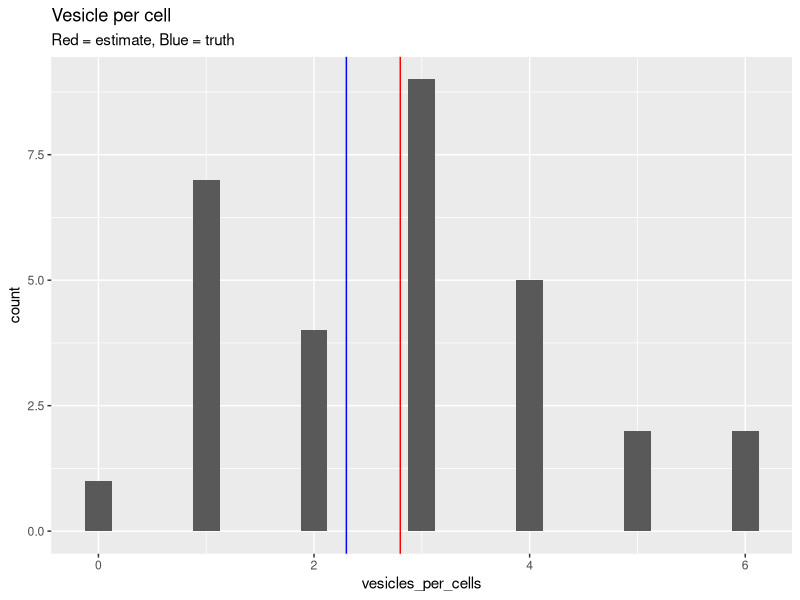
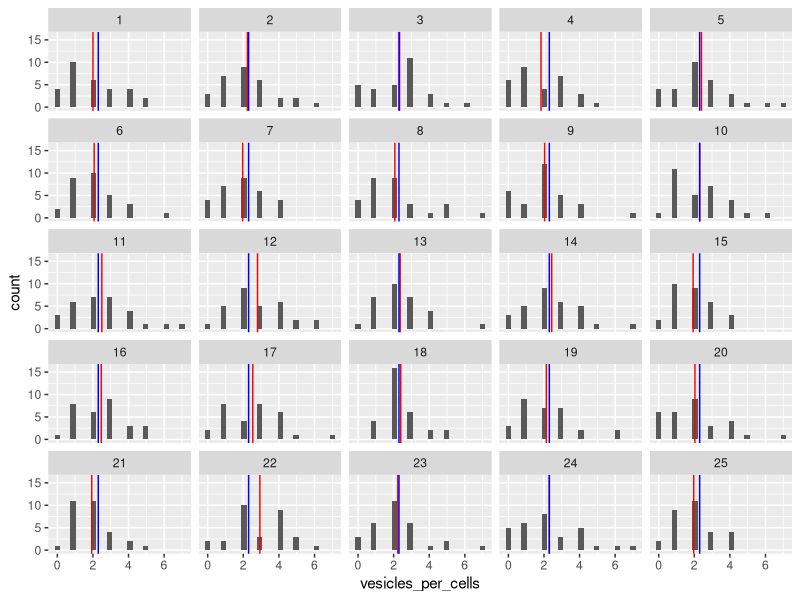
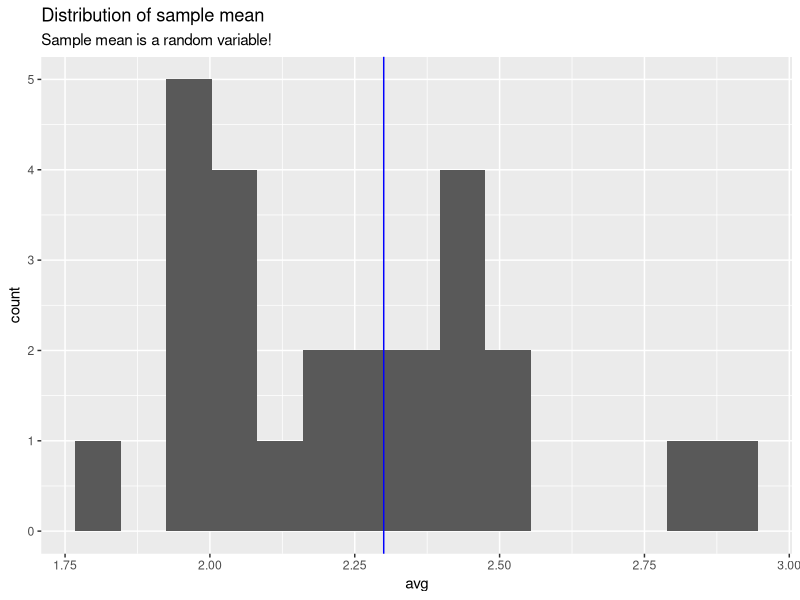
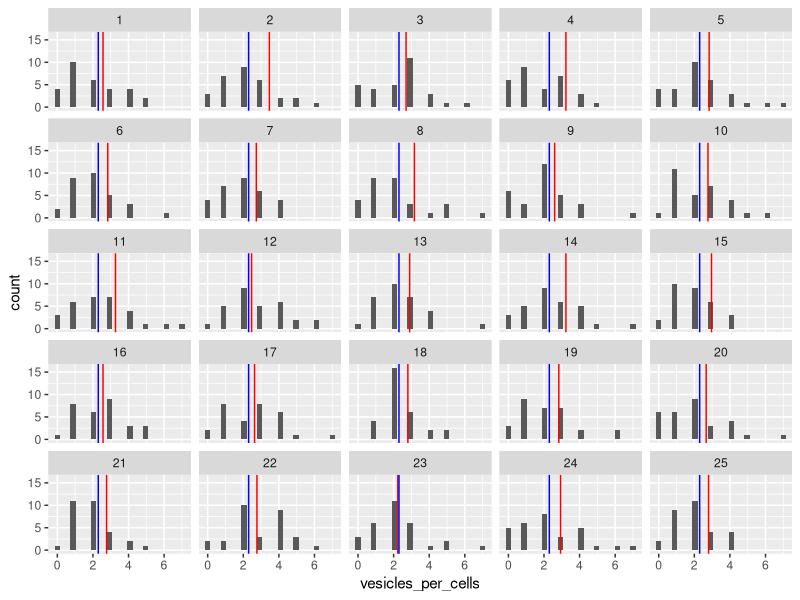
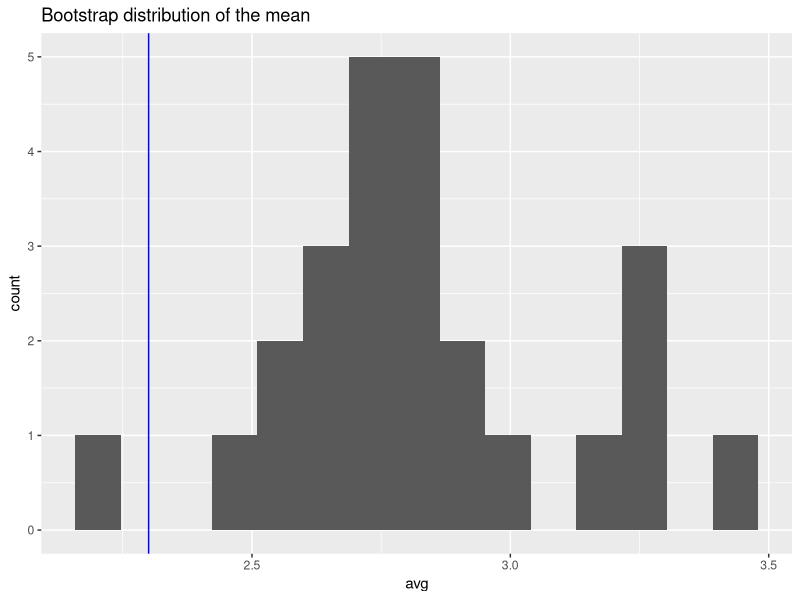
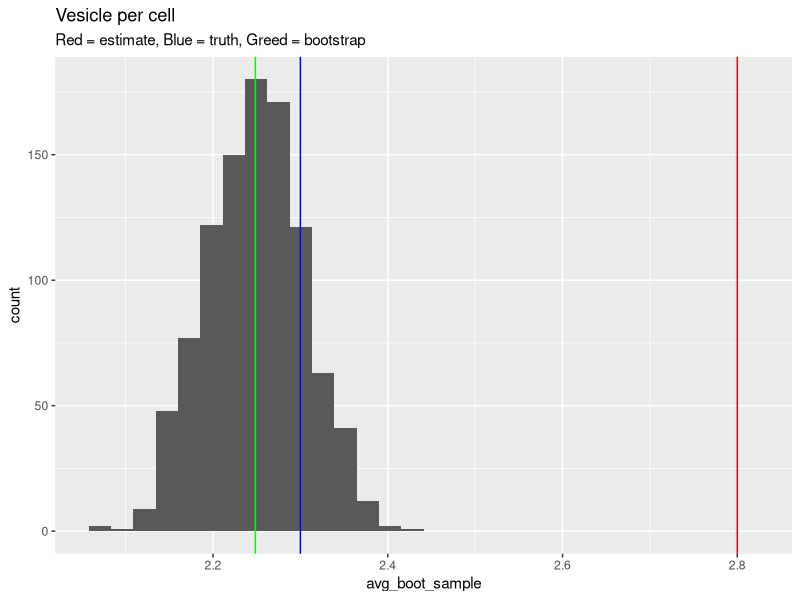
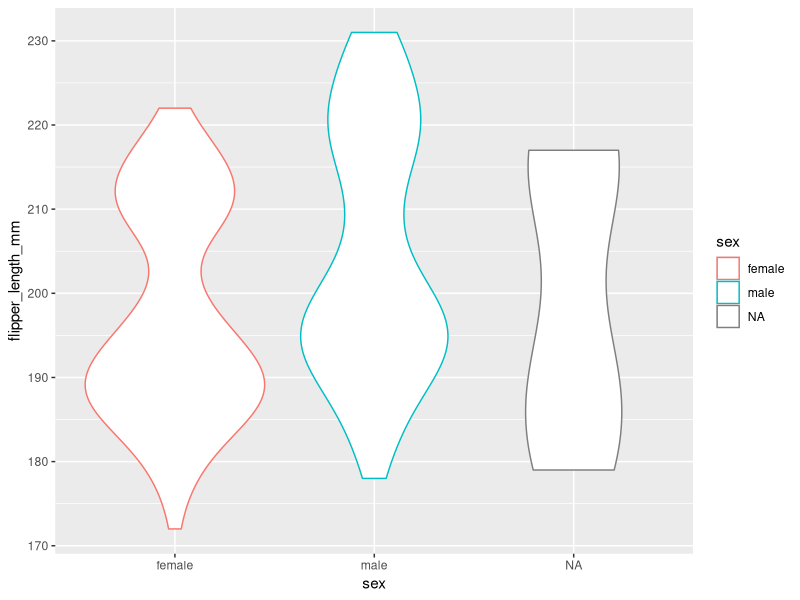
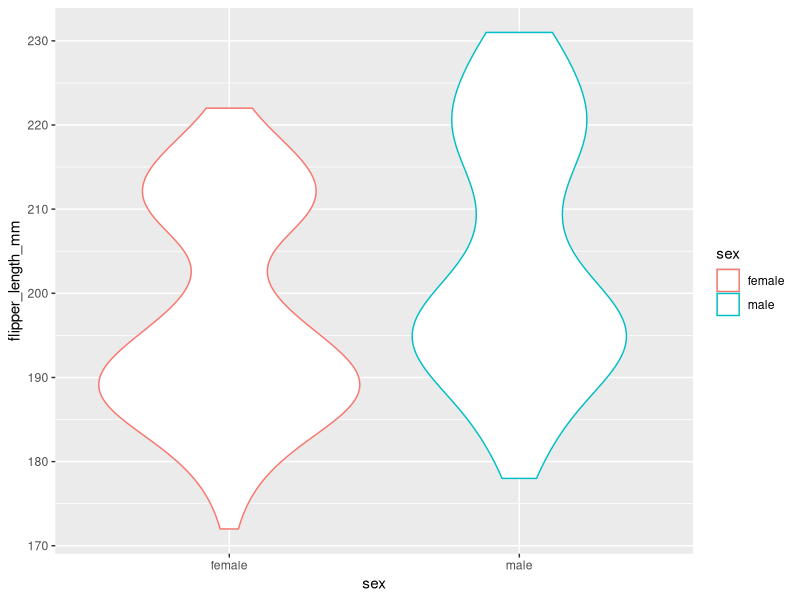

Source code (R) for these figures, in order:
## ---- chunk 1
rm(list=ls())
library(ggplot2)
library(tidyverse)
# ![Today's class](information_hose.jpg)
## ---- chunk 2
n_obs = 30
true_mean_vesicles_per_cell = 2.3; 
vesicles_per_cells = rpois(n_obs,true_mean_vesicles_per_cell)
myexperiment = data.frame(vesicles_per_cells)
avg_v_per_cell = mean(vesicles_per_cells)
## ---- chunk 3
ggplot(myexperiment,aes(x=vesicles_per_cells)) + 
  geom_histogram(bins=25) + 
  geom_vline(xintercept = avg_v_per_cell,color="red") + 
  geom_vline(xintercept = true_mean_vesicles_per_cell,color="blue") + 
  ggtitle("Vesicle per cell","Red = estimate, Blue = truth")

## ---- chunk 4
# number of replcia
replicas = 25
vesicles_per_cells = rpois(n_obs*replicas,true_mean_vesicles_per_cell)

# create a factor to say what experiment this is and bind to a data.frame
experiment_id = gl(replicas,n_obs)
myexperiment_replicas = data.frame(vesicles = vesicles_per_cells,replica = experiment_id)
## ---- chunk 5
avg_per_replica = by(vesicles_per_cells,experiment_id,mean)
df.avg = data.frame(replica=factor(levels(experiment_id)),avg=as.vector(avg_per_replica))


ggplot(myexperiment_replicas,aes(vesicles_per_cells)) + 
  geom_histogram(bins=25) + facet_wrap(~replica) + 
  geom_vline(data=df.avg, aes(xintercept = avg),color="red") + 
  geom_vline(xintercept = true_mean_vesicles_per_cell,color="blue") 

## ---- chunk 6
ggplot(df.avg,aes(x=avg)) + 
  geom_histogram(bins=15) + 
  geom_vline(xintercept = true_mean_vesicles_per_cell,color="blue") +
  ggtitle("Distribution of sample mean","Sample mean is a random variable!")

## ---- chunk 7
# sample from the sample 
sampleFromTheSample = sample(myexperiment$vesicles_per_cells,n_obs*replicas,replace=TRUE)
df.bootstrap = data.frame(vesicles = sampleFromTheSample,replica=experiment_id)
## ---- chunk 8
# this time I'm using tydiverse instead of standard "by"
avg_per_replica = df.bootstrap %>%
                    group_by(replica) %>%
                    summarise(mean = mean(vesicles))

df.boot.avg = data.frame(replica=factor(levels(experiment_id)),avg=avg_per_replica$mean)
ggplot(df.bootstrap,aes(vesicles_per_cells)) + 
  geom_histogram(bins=25) + 
  facet_wrap(~replica) + 
   geom_vline(data=df.boot.avg, aes(xintercept = avg),color="red") + 
   geom_vline(xintercept = true_mean_vesicles_per_cell,color="blue") 
## ---- chunk 9
ggplot(df.boot.avg,aes(x=avg)) + 
  geom_histogram(bins=15) + 
  geom_vline(xintercept = true_mean_vesicles_per_cell,color="blue") + 
  ggtitle("Bootstrap distribution of the mean")
## ---- chunk 10
# one way of doing this, use a for loop. 
avg_boot_sample = array(NA,1000)
for (i in 1:length(avg_boot_sample)){
  bootsample = sample(vesicles_per_cells,replace=TRUE)
  avg_boot_sample[i]=mean(bootsample)
}
mean(avg_boot_sample)
sd(avg_boot_sample)
quantile(avg_boot_sample,c(0.025,0.975))
ggplot(data.frame(avg_boot_sample),aes(avg_boot_sample)) + geom_histogram() + 
  geom_vline(xintercept = avg_v_per_cell,color="red") + 
  geom_vline(xintercept = mean(avg_boot_sample),color="green") + 
  geom_vline(xintercept = true_mean_vesicles_per_cell,color="blue") + 
  ggtitle("Vesicle per cell","Red = estimate, Blue = truth, Greed = bootstrap")


## ---- chunk 11
library(palmerpenguins)
ggplot(penguins,aes(x=sex,y=flipper_length_mm,color=sex)) + geom_violin()

# clean NAs
sum(is.na(penguins$sex))
penguins_clean = penguins[!is.na(penguins$sex),]

# penguins_clean = penguins %>% filter(!is.na(sex))

ggplot(penguins_clean,aes(x=sex,y=flipper_length_mm,color=sex)) + 
  geom_violin()


## ---- chunk 12
# to make code more readable, create an indicator variable
is_female = penguins_clean$sex=="female"

avg_female = mean(penguins_clean$flipper_length_mm[is_female])
avg_male = mean(penguins_clean$flipper_length_mm[!is_female])
diff_flipper_length= avg_female - avg_male

print(paste("Flipper lenth difference between male and female is: ",diff_flipper_length))
print("Is is REAL?")
## ---- chunk 13
individual_diff_from_mean = array(NA,nrow(penguins_clean))

individual_diff_from_mean[is_female] = penguins_clean$flipper_length_mm[is_female] - avg_female
individual_diff_from_mean[!is_female] = penguins_clean$flipper_length_mm[!is_female] - avg_male

# add to the data_frame
penguins_clean_diff = cbind(penguins_clean,individual_diff_from_mean)

#plot
ggplot(penguins_clean_diff,aes(x=individual_diff_from_mean)) + geom_histogram()

ggplot(penguins_clean_diff,aes(x=sex,y=individual_diff_from_mean)) + geom_violin()
ggplot(penguins_clean_diff,aes(x=sex,y=individual_diff_from_mean,color=island)) + geom_violin()
## ---- chunk 14
avg_by_sex_and_island = penguins_clean %>% 
                            group_by(sex,island) %>% 
                            summarise(avg=mean(flipper_length_mm))

individual_diff_from_mean = array(NA,nrow(penguins_clean))
for (i in seq(nrow(avg_by_sex_and_island))) {
  ix = which(penguins_clean$sex==avg_by_sex_and_island$sex[i] &
             penguins_clean$island==avg_by_sex_and_island$island[i])
  individual_diff_from_mean[ix]=penguins_clean$flipper_length_mm[ix] - avg_by_sex_and_island$avg[i] 
}


## ---- chunk 15
penguins_clean_diff = cbind(penguins_clean,individual_diff_from_mean)

#plot
ggplot(penguins_clean_diff,aes(x=individual_diff_from_mean)) + geom_histogram()

ggplot(penguins_clean_diff,aes(x=sex,y=individual_diff_from_mean)) + geom_violin()
ggplot(penguins_clean_diff,aes(x=sex,y=individual_diff_from_mean,color=island)) + geom_violin()
## ---- chunk 16
avg_by_sex_and_island = penguins_clean %>% 
                            group_by(sex,island) %>% 
                            summarise(avg=mean(flipper_length_mm))

diff_flipper_length= mean(avg_by_sex_and_island$avg[avg_by_sex_and_island$sex=="female"] - 
                     avg_by_sex_and_island$avg[avg_by_sex_and_island$sex=="male"])

print(paste("Flipper lenth difference between male and female accounting for island is: ",diff_flipper_length))
print("Is is REAL?")
## ---- chunk 17
sex_diff = function(png) {
  avg_by_sex_and_island = png %>% 
                            group_by(sex,island) %>% 
                            summarise(avg=mean(flipper_length_mm))

  diff_flipper_length= mean(avg_by_sex_and_island$avg[avg_by_sex_and_island$sex=="female"] - 
                     avg_by_sex_and_island$avg[avg_by_sex_and_island$sex=="male"])
  return(diff_flipper_length)
}

iter=1000
boot_diff = array(NA,iter)
for (i in seq(iter)) {
  smpl_ix = sample(nrow(penguins_clean),replace = TRUE)
  # create sample from sample dataframe
  png_boot = penguins_clean[smpl_ix,]
  boot_diff[i]=sex_diff(png_boot)
}
## ---- chunk 18
ggplot(data.frame(flipper_difference = boot_diff),aes(x=flipper_difference)) + 
  geom_histogram()
## ---- chunk 19
n_obs = 20; 
neuron.spike.rate = rnorm(n_obs);
eye.blinking = neuron.spike.rate+rnorm(n_obs,0,2)
myexperiment = data.frame(neuron.spike.rate=neuron.spike.rate, eye.blinking=eye.blinking)

head(myexperiment)


## ---- chunk 20
ggplot(myexperiment,aes(x=neuron.spike.rate,y=eye.blinking)) + geom_point() + geom_smooth(method=lm)

myslope <- function(x,y) {
  mdl =lm(y ~ x)
  slp=mdl$coef[[2]]
  return(slp)
}

real_slope = myslope(neuron.spike.rate,eye.blinking)
real_slope

## ---- chunk 21
# here is where the magic happens
# if they are not correlated, 
# it didn't matter if the are paired or not. 
#So we shuffle one of them.  
perm_indx = sample(n_obs,replace=FALSE)
perm_blink = eye.blinking[perm_indx];

# add to dataframe with an indicator
indicator = as.factor(c(array("perm",n_obs),array("real",n_obs)))
neuron = c(neuron.spike.rate,neuron.spike.rate)
blink = c(perm_blink,eye.blinking)
myexperiment = data.frame(indicator,neuron,blink)

ggplot(myexperiment,aes(x=neuron,y=blink,col=indicator)) + geom_point(aes(color=indicator)) +geom_smooth(method=lm)


## ---- chunk 22
perm_slopes = array(NA,dim=1000)
for (i in 1:length(perm_slopes)) {
  perm_blink = eye.blinking[sample(n_obs)];
  perm_slopes[i] = myslope(neuron.spike.rate,perm_blink)
}

ggplot(data.frame(perm_slopes),aes(perm_slopes)) + geom_histogram() + geom_vline(xintercept = real_slope)
p_value = 1-mean(real_slope>perm_slopes)
p_value
